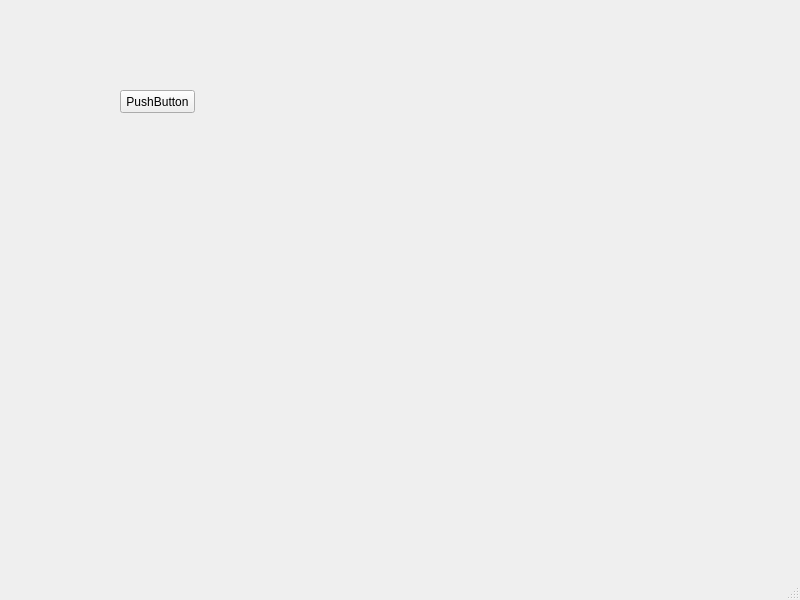
<?xml version="1.0" encoding="UTF-8"?>
<ui version="4.0">
 <class>MainWindow</class>
 <widget class="QMainWindow" name="MainWindow">
  <property name="geometry">
   <rect>
    <x>0</x>
    <y>0</y>
    <width>800</width>
    <height>600</height>
   </rect>
  </property>
  <property name="windowTitle">
   <string>MainWindow</string>
  </property>
  <widget class="QWidget" name="centralwidget">
   <widget class="QPushButton" name="pushButton">
    <property name="geometry">
     <rect>
      <x>120</x>
      <y>90</y>
      <width>75</width>
      <height>23</height>
     </rect>
    </property>
    <property name="text">
     <string>PushButton</string>
    </property>
   </widget>
  </widget>
  <widget class="QMenuBar" name="menubar">
   <property name="geometry">
    <rect>
     <x>0</x>
     <y>0</y>
     <width>800</width>
     <height>23</height>
    </rect>
   </property>
  </widget>
  <widget class="QStatusBar" name="statusbar"/>
 </widget>
 <resources/>
 <connections/>
</ui>
